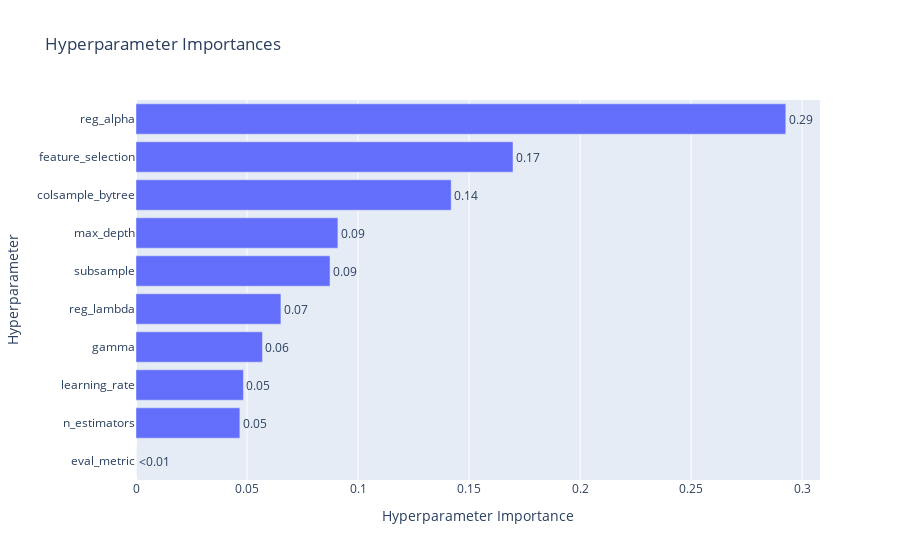
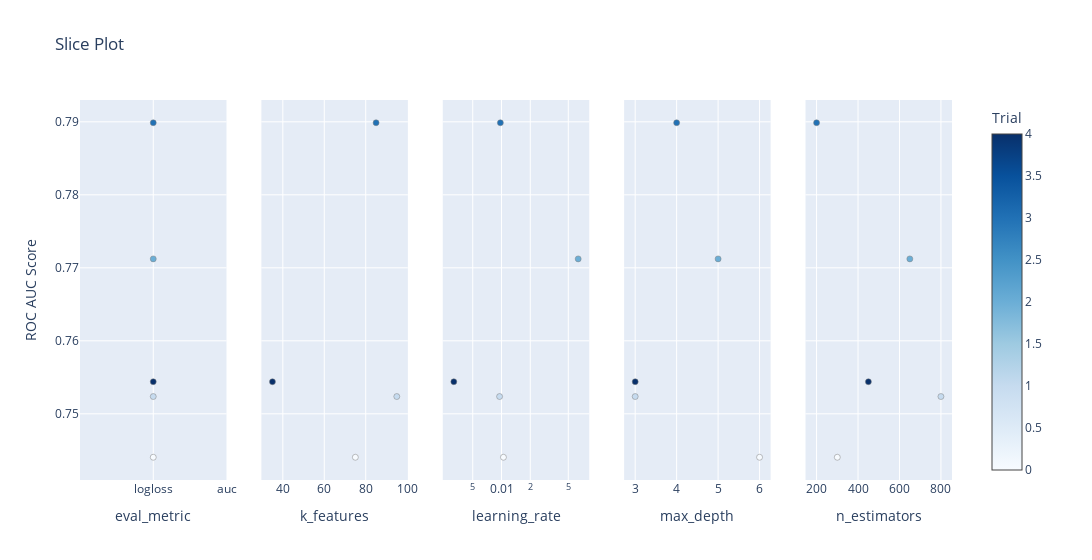

Write notebook code for charts like these, in order.
### Markdown cell above
# Visualization

### Code cell
# 1. Parameter Importance Plot
fig = vis.plot_param_importances(study, target_name="ROC AUC Score")
fig.show()

# 2. Slice Plot (Best for seeing individual parameter effects)
fig = vis.plot_slice(
    study,
    params=[
        'max_depth',
        'n_estimators',
        'learning_rate',
        'k_features',
        'eval_metric'
    ],
    target_name="ROC AUC Score"
)
fig.show()

### Figure 1 — Plotly figure (JSON) as saved in the notebook; plotly's stock layout.template omitted (floating-point values rounded to 4 significant figures)
{"data": [{"cliponaxis": false, "hovertemplate": ["eval_metric (CategoricalDistribution): 0.0<extra></extra>", "n_estimators (IntDistribution): 0.04677377578157985<extra></extra>", "learning_rate (FloatDistribution): 0.04838971931443988<extra></extra>", "gamma (FloatDistribution): 0.05693890201418411<extra></extra>", "reg_lambda (FloatDistribution): 0.06526195747556035<extra></extra>", "subsample (FloatDistribution): 0.08737183020413897<extra></extra>", "max_depth (IntDistribution): 0.09091960352036489<extra></extra>", "colsample_bytree (FloatDistribution): 0.14193860375784728<extra></extra>", "feature_selection (CategoricalDistribution): 0.16977891468166484<extra></extra>", "reg_alpha (FloatDistribution): 0.2926266932502199<extra></extra>"], "name": "ROC AUC Score", "orientation": "h", "text": ["<0.01", "0.05", "0.05", "0.06", "0.07", "0.09", "0.09", "0.14", "0.17", "0.29"], "textposition": "outside", "type": "bar", "x": [0, 0.04677, 0.04839, 0.05694, 0.06526, 0.08737, 0.09092, 0.1419, 0.1698, 0.2926], "y": ["eval_metric", "n_estimators", "learning_rate", "gamma", "reg_lambda", "subsample", "max_depth", "colsample_bytree", "feature_selection", "reg_alpha"]}], "layout": {"title": {"text": "Hyperparameter Importances"}, "xaxis": {"title": {"text": "Hyperparameter Importance"}}, "yaxis": {"title": {"text": "Hyperparameter"}}}}

### Figure 2 — Plotly figure (JSON) as saved in the notebook; plotly's stock layout.template omitted (floating-point values rounded to 4 significant figures)
{"data": [{"marker": {"color": [0, 1, 2, 3, 4], "colorbar": {"title": {"text": "Trial"}, "x": 1, "xpad": 40}, "colorscale": [[0, "rgb(247,251,255)"], [0.125, "rgb(222,235,247)"], [0.25, "rgb(198,219,239)"], [0.375, "rgb(158,202,225)"], [0.5, "rgb(107,174,214)"], [0.625, "rgb(66,146,198)"], [0.75, "rgb(33,113,181)"], [0.875, "rgb(8,81,156)"], [1, "rgb(8,48,107)"]], "line": {"color": "Grey", "width": 0.5}, "showscale": true}, "mode": "markers", "name": "Feasible Trial", "showlegend": false, "type": "scatter", "x": ["logloss", "logloss", "logloss", "logloss", "logloss"], "xaxis": "x", "y": [0.744, 0.7524, 0.7712, 0.7899, 0.7544], "yaxis": "y"}, {"marker": {"color": [0, 1, 3, 4], "colorbar": {"title": {"text": "Trial"}, "x": 1, "xpad": 40}, "colorscale": [[0, "rgb(247,251,255)"], [0.125, "rgb(222,235,247)"], [0.25, "rgb(198,219,239)"], [0.375, "rgb(158,202,225)"], [0.5, "rgb(107,174,214)"], [0.625, "rgb(66,146,198)"], [0.75, "rgb(33,113,181)"], [0.875, "rgb(8,81,156)"], [1, "rgb(8,48,107)"]], "line": {"color": "Grey", "width": 0.5}, "showscale": false}, "mode": "markers", "name": "Feasible Trial", "showlegend": false, "type": "scatter", "x": [75, 95, 85, 35], "xaxis": "x2", "y": [0.744, 0.7524, 0.7899, 0.7544], "yaxis": "y2"}, {"marker": {"color": [0, 1, 2, 3, 4], "colorbar": {"title": {"text": "Trial"}, "x": 1, "xpad": 40}, "colorscale": [[0, "rgb(247,251,255)"], [0.125, "rgb(222,235,247)"], [0.25, "rgb(198,219,239)"], [0.375, "rgb(158,202,225)"], [0.5, "rgb(107,174,214)"], [0.625, "rgb(66,146,198)"], [0.75, "rgb(33,113,181)"], [0.875, "rgb(8,81,156)"], [1, "rgb(8,48,107)"]], "line": {"color": "Grey", "width": 0.5}, "showscale": false}, "mode": "markers", "name": "Feasible Trial", "showlegend": false, "type": "scatter", "x": [0.01047, 0.009549, 0.06346, 0.00973, 0.00317], "xaxis": "x3", "y": [0.744, 0.7524, 0.7712, 0.7899, 0.7544], "yaxis": "y3"}, {"marker": {"color": [0, 1, 2, 3, 4], "colorbar": {"title": {"text": "Trial"}, "x": 1, "xpad": 40}, "colorscale": [[0, "rgb(247,251,255)"], [0.125, "rgb(222,235,247)"], [0.25, "rgb(198,219,239)"], [0.375, "rgb(158,202,225)"], [0.5, "rgb(107,174,214)"], [0.625, "rgb(66,146,198)"], [0.75, "rgb(33,113,181)"], [0.875, "rgb(8,81,156)"], [1, "rgb(8,48,107)"]], "line": {"color": "Grey", "width": 0.5}, "showscale": false}, "mode": "markers", "name": "Feasible Trial", "showlegend": false, "type": "scatter", "x": [6, 3, 5, 4, 3], "xaxis": "x4", "y": [0.744, 0.7524, 0.7712, 0.7899, 0.7544], "yaxis": "y4"}, {"marker": {"color": [0, 1, 2, 3, 4], "colorbar": {"title": {"text": "Trial"}, "x": 1, "xpad": 40}, "colorscale": [[0, "rgb(247,251,255)"], [0.125, "rgb(222,235,247)"], [0.25, "rgb(198,219,239)"], [0.375, "rgb(158,202,225)"], [0.5, "rgb(107,174,214)"], [0.625, "rgb(66,146,198)"], [0.75, "rgb(33,113,181)"], [0.875, "rgb(8,81,156)"], [1, "rgb(8,48,107)"]], "line": {"color": "Grey", "width": 0.5}, "showscale": false}, "mode": "markers", "name": "Feasible Trial", "showlegend": false, "type": "scatter", "x": [300, 800, 650, 200, 450], "xaxis": "x5", "y": [0.744, 0.7524, 0.7712, 0.7899, 0.7544], "yaxis": "y5"}], "layout": {"title": {"text": "Slice Plot"}, "width": 1500, "xaxis": {"anchor": "y", "categoryarray": ["logloss", "auc"], "categoryorder": "array", "domain": [0, 0.168], "title": {"text": "eval_metric"}, "type": "category"}, "xaxis2": {"anchor": "y2", "domain": [0.208, 0.376], "title": {"text": "k_features"}}, "xaxis3": {"anchor": "y3", "domain": [0.416, 0.584], "title": {"text": "learning_rate"}, "type": "log"}, "xaxis4": {"anchor": "y4", "domain": [0.624, 0.792], "title": {"text": "max_depth"}}, "xaxis5": {"anchor": "y5", "domain": [0.832, 1], "title": {"text": "n_estimators"}}, "yaxis": {"anchor": "x", "domain": [0, 1], "title": {"text": "ROC AUC Score"}}, "yaxis2": {"anchor": "x2", "domain": [0, 1], "matches": "y", "showticklabels": false}, "yaxis3": {"anchor": "x3", "domain": [0, 1], "matches": "y", "showticklabels": false}, "yaxis4": {"anchor": "x4", "domain": [0, 1], "matches": "y", "showticklabels": false}, "yaxis5": {"anchor": "x5", "domain": [0, 1], "matches": "y", "showticklabels": false}}}
